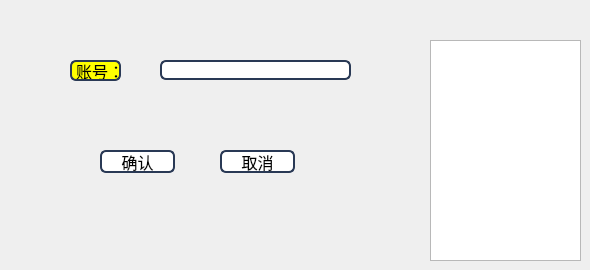
         <widget class="QWidget" name="tab_12">
          <attribute name="title">
           <string>删除操作员</string>
          </attribute>
          <widget class="QPushButton" name="pushButton_20">
           <property name="geometry">
            <rect>
             <x>220</x>
             <y>150</y>
             <width>75</width>
             <height>23</height>
            </rect>
           </property>
           <property name="font">
            <font>
             <family>微软雅黑</family>
             <pointsize>12</pointsize>
            </font>
           </property>
           <property name="styleSheet">
            <string notr="true">border: 2px solid rgb(41,57,85);
border-radius:6px;
background:white;
selection-background-color:green;</string>
           </property>
           <property name="text">
            <string>取消</string>
           </property>
          </widget>
          <widget class="QPushButton" name="pushButton_21">
           <property name="geometry">
            <rect>
             <x>100</x>
             <y>150</y>
             <width>75</width>
             <height>23</height>
            </rect>
           </property>
           <property name="font">
            <font>
             <family>微软雅黑</family>
             <pointsize>12</pointsize>
            </font>
           </property>
           <property name="styleSheet">
            <string notr="true">border: 2px solid rgb(41,57,85);
border-radius:6px;
background:white;
selection-background-color:green;</string>
           </property>
           <property name="text">
            <string>确认</string>
           </property>
          </widget>
          <widget class="QLineEdit" name="lineEdit_18">
           <property name="geometry">
            <rect>
             <x>160</x>
             <y>60</y>
             <width>191</width>
             <height>20</height>
            </rect>
           </property>
           <property name="font">
            <font>
             <family>微软雅黑</family>
             <pointsize>10</pointsize>
            </font>
           </property>
           <property name="styleSheet">
            <string notr="true">border: 2px solid rgb(41,57,85);
border-radius:6px;
background:white;
selection-background-color:green;</string>
           </property>
          </widget>
          <widget class="QLabel" name="label_19">
           <property name="geometry">
            <rect>
             <x>70</x>
             <y>60</y>
             <width>51</width>
             <height>21</height>
            </rect>
           </property>
           <property name="font">
            <font>
             <family>微软雅黑</family>
             <pointsize>12</pointsize>
            </font>
           </property>
           <property name="styleSheet">
            <string notr="true">border: 2px solid rgb(41,57,85);
border-radius:6px;
background:yellow;
selection-background-color:green;</string>
           </property>
           <property name="text">
            <string>账号：</string>
           </property>
          </widget>
          <widget class="QGraphicsView" name="graphicsView_9">
           <property name="geometry">
            <rect>
             <x>430</x>
             <y>40</y>
             <width>151</width>
             <height>221</height>
            </rect>
           </property>
           <property name="styleSheet">
            <string notr="true">border-image: url(:/photo/snap2018-05-21-16-52-17.png);</string>
           </property>
          </widget>
         </widget>
